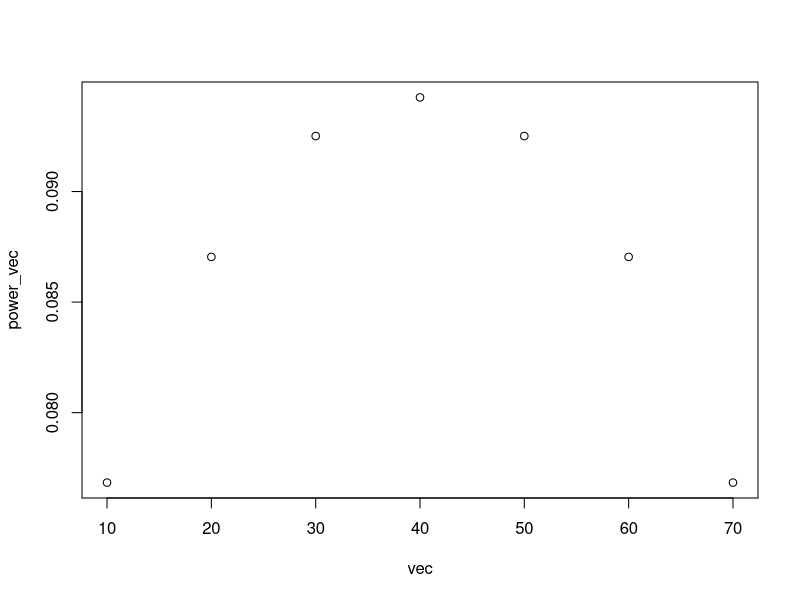

The R source for this figure:
# fixed sample size.
# known 
library(pwr)

# total number of lifetime mmbers = 12000
# conversion rate = 20%
# number of referred people = 2400
# each batch = 800

n = 80
vec = seq(10, 70, 10)
power_vec = numeric(0)
for(i in vec){

  n1=i
  n2=n-n1
  power_lis <- pwr.2p2n.test(h = ES.h(0.004,0.01), n1=n1, sig.level = 0.05, n2=n2, alternative ='less')
  power_vec <- c(power_vec, power_lis$power)
}

plot(vec, power_vec)


pwr.2p2n.test(h = ES.h(0.4178,0.3738), n1=225, n2=300, sig.level = 0.05, alternative ='two.sided')


prop.test(x= c(174,156), n=c(345, 346))
prop.test(x= c(27,10), n=c(345, 346))
